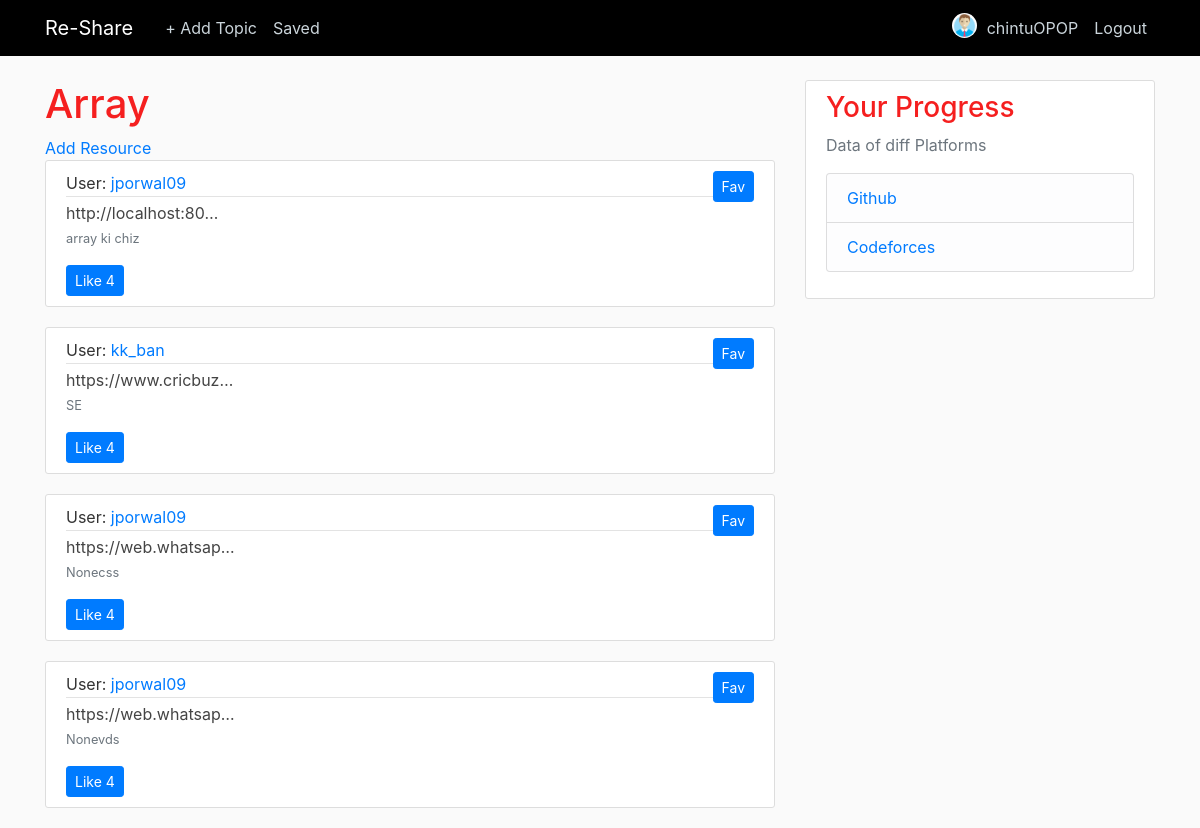
Screenshot of /1/detail/ (signed in) with the database file from the repository.
### users/models.py (models this page shows, shortened)
class Profile(models.Model):
	user = models.OneToOneField(User, on_delete= models.CASCADE)
	image = models.ImageField(default = 'default.png', upload_to = 'profile_pics')

### resource/models.py (models this page shows, shortened)
class Topic(models.Model):
	name = models.CharField(max_length=500,null=False,blank=False)
	created = models.DateTimeField('date created', default = timezone.now)
	last_updated = models.DateTimeField('last updated', default = timezone.now)
	user =  models.ForeignKey(User,on_delete=models.PROTECT)

class Material(models.Model):
	url = models.URLField(null = False)
	topic = models.ForeignKey(Topic,on_delete = models.CASCADE)
	desc =  models.TextField(max_length=500,default = 'None')
	created = models.DateTimeField('date created',default = timezone.now)
	last_updated = models.DateTimeField('last updated',default = timezone.now)
	user = models.ForeignKey(User,on_delete = models.PROTECT)
	likes = models.ManyToManyField(User, related_name = 'Material_op')
	fav = models.ManyToManyField(User,related_name='favorite')
	@property
	def total_likes(self):
		return self.likes.count()

### resource/views.py (the view)
# urls.py: path('<int:topic_id>/detail/', res_views.detail, name='detail'),
@login_required
def detail(request,topic_id):
	topic = get_object_or_404(Topic,pk=topic_id)
	return render(request,'resource/detail.html',{'topic': topic})

### resource/templates/resource/detail.html (shortened to what this page needs)
{% extends "users/home.html" %}
{% block content %}
  <h1>{{ topic.name }}</h1>
  <a href="{% url 'addmaterial' topic.id %}">Add Resource</a>
  <br>
  {% if topic.material_set.count == 0 %}
    <div>
       <strong>Oooops!</strong> There are no resources for this topic. Be the first to add one.
    </div>
  {% else %}
    {% for material in topic.material_set.all %}
        <article class="media content-section">
          <div class="media-body">
            <div class="article-metadata">User:
              <a class="mr-2" href="{% url 'userop' material.user.id %}">{{ material.user }}</a>
            </div>
            <a class="article-title" href="{{ material.url }}">{{ material.url | truncatechars:20}}</a>
            <p><small class="text-muted">{{ material.desc }}</small></p>
            <form action ="{% url 'like_post' material.id %}" method="POST" >
            <button type="submit" , name="post_id",value ="{{ material.id }}" , class="btn btn-primary btn-sm">Like {{ material.total_likes }} </button>
          </form>
          </div>
          <form action ="{% url 'fav_post' material.id %}" method="POST" >
            <button type="submit" , name="post_id",value ="{{ material.id }}" , class="btn btn-primary btn-sm">Fav</button>
          </form>
        </article>
    {% endfor %}
  {% endif %}
{% endblock content %}

### users/templates/users/home.html (shortened to what this page needs)
{% load static %}
<!DOCTYPE html>
<html>
<head>
    <link rel="stylesheet" href="https://maxcdn.bootstrapcdn.com/bootstrap/4.0.0/css/bootstrap.min.css">
    <link rel="stylesheet" type="text/css" href="{% static 'users/main.css' %}">
</head>
<body>
	<header class="site-header">
  <nav class="navbar navbar-expand-md navbar-dark bg-steel fixed-top">
    <div class="container">
      <a class="navbar-brand mr-4" href="{% url 'userhome' %}">Re-Share</a>
      <div class="collapse navbar-collapse" id="navbarToggle">
        <div class="navbar-nav mr-auto">
          {% if user.is_authenticated %}
          <a class="nav-item nav-link" href="{% url 'addtopic' %}">+ Add Topic</a>
          <a class="nav-item nav-link" href="{% url 'favourite' %}">Saved</a>
          {% else %}
          <a class="nav-item nav-link" href="#">About</a>
          {% endif %}
        </div>
        <div class="navbar-nav">
          {% if user.is_authenticated %}
          <img class="rounded-circle article-img" src="{{ user.profile.image.url }}">
          <a class="nav-item nav-link" href="{% url 'profile' %}">{{ user.username }}</a>
          <a class="nav-item nav-link" href="{% url 'logout' %}">Logout</a>
          {% else %}
          <a class="nav-item nav-link" href="{% url 'login' %}">Login</a>
          <a class="nav-item nav-link" href="{% url 'register' %}">Register</a>
          {% endif %}
        </div>
      </div>
    </div>
  </nav>
</header>
<main role="main" class="container">
  <div class="row">
    <div class="col-md-8">
      {% block content %}{% endblock %}
    </div>
    <div class="col-md-4">
      <div class="content-section">
        <h3>Your Progress</h3>
        <p class='text-muted'>Data of diff Platforms
          <ul class="list-group">
            <li class="list-group-item list-group-item-light"><a href="/github">Github</a></li>
            <li class="list-group-item list-group-item-light"><a href="/cf">Codeforces</a></li>
          </ul>
        </p>
      </div>
    </div>
  </div>
</main>
</body>
</html>

### users/static/users/main.css (style rules this page uses)
body { background: #fafafa; color: #333333; margin-top: 5rem; }
h1, h2, h3, h4, h5, h6 { color: #f51f1f; }
ul { margin: 0; }
.bg-steel { background-color: #000000; }
.site-header .navbar-nav .nav-link { color: #cbd5db; }
.content-section { background: #ffffff; padding: 10px 20px; border: 1px solid #dddddd; border-radius: 3px; margin-bottom: 20px; }
.article-title { color: #444444; }
.article-img { height: 25px; width: 25px; margin-top: 5px; margin-right: 2px; }
.article-metadata { padding-bottom: 1px; margin-bottom: 4px; border-bottom: 1px solid #e3e3e3 }

### rows the page displays
Topic: name "Array"
Material: user "jporwal09", url "http://localhost:80…", desc "array ki chiz", total_likes "4"
Material: user "kk_ban", url "https://www.cricbuz…", desc "SE", total_likes "4"
Material: user "jporwal09", url "https://web.whatsap…", desc "Nonecss", total_likes "4"
Material: user "jporwal09", url "https://web.whatsap…", desc "Nonevds", total_likes "4"

### other values shown
{{ user.username }} "chintuOPOP"
